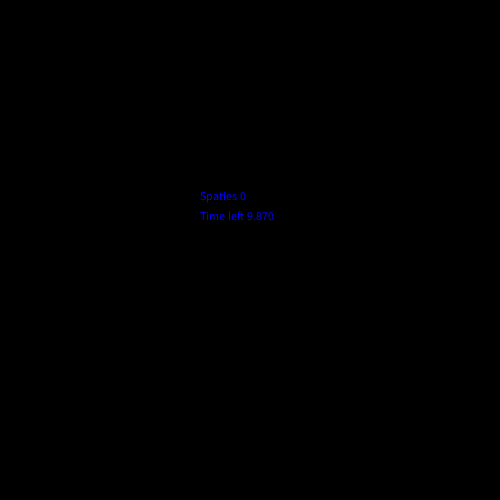
Frame 1 (no input)
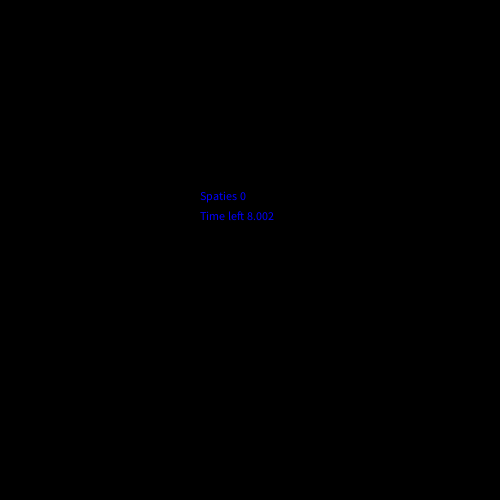
Frame 60 (the mouse pressed at the canvas centre just before this capture)
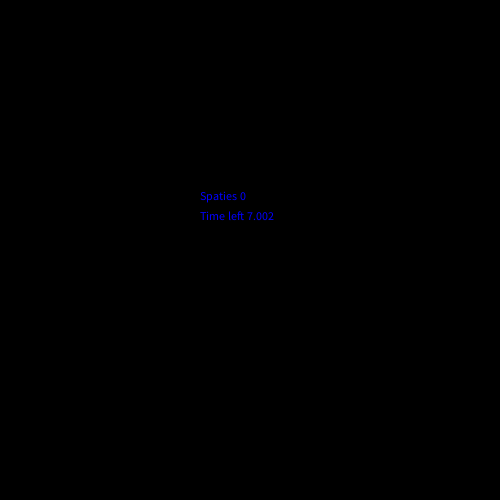
Frame 120 (the mouse held since frame 60 and released just before this capture)

The Processing sketch that drew these frames (run headless with seeded random() and noise(); from frame 60 on, the mouse is pressed at the canvas centre):

// Processing sketch: opdracht_2
// ── opdracht_2.pde
int seconds;
int miliSec;
int spaties = 0;
boolean Timer = true;
int time;

void setup(){
  size (500,500);

}

void draw(){
  background(0,0,0);
  seconds = millis()/1000;
  time = 9 - seconds;
  miliSec = 1000 - (millis()%1000);
  
  if(!Timer){
    time = 0;
    miliSec = 0;
  }
  if(seconds >= 10){
    Timer = false;
  }
  fill(0,0,255);
  text("Spaties " + spaties, 200 , 200);
  text("Time left " + time + "." + nf(miliSec, 3), 200, 220);
}

void keyReleased(){
  if(keyCode == 32 && Timer){
    spaties++;
  }
}
